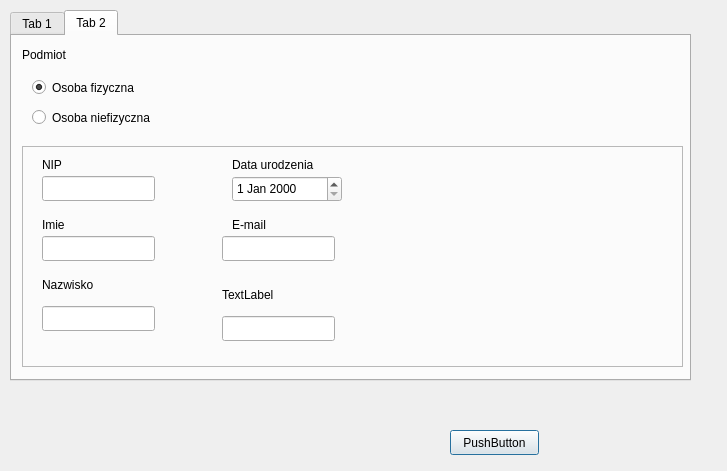
<?xml version="1.0" encoding="UTF-8"?>
<ui version="4.0">
 <class>JpkWindow</class>
 <widget class="QDialog" name="JpkWindow">
  <property name="geometry">
   <rect>
    <x>0</x>
    <y>0</y>
    <width>727</width>
    <height>471</height>
   </rect>
  </property>
  <property name="windowTitle">
   <string>Dialog</string>
  </property>
  <widget class="QPushButton" name="pushButton">
   <property name="geometry">
    <rect>
     <x>450</x>
     <y>430</y>
     <width>89</width>
     <height>25</height>
    </rect>
   </property>
   <property name="text">
    <string>PushButton</string>
   </property>
  </widget>
  <widget class="QTabWidget" name="tabWidget">
   <property name="geometry">
    <rect>
     <x>10</x>
     <y>10</y>
     <width>681</width>
     <height>371</height>
    </rect>
   </property>
   <property name="currentIndex">
    <number>1</number>
   </property>
   <widget class="QWidget" name="tab">
    <attribute name="title">
     <string>Tab 1</string>
    </attribute>
    <widget class="QLabel" name="lblFormCode">
     <property name="geometry">
      <rect>
       <x>10</x>
       <y>10</y>
       <width>111</width>
       <height>17</height>
      </rect>
     </property>
     <property name="text">
      <string>Kod Formularza</string>
     </property>
    </widget>
    <widget class="QLineEdit" name="edtFormCode">
     <property name="geometry">
      <rect>
       <x>10</x>
       <y>30</y>
       <width>113</width>
       <height>25</height>
      </rect>
     </property>
    </widget>
   </widget>
   <widget class="QWidget" name="tab_2">
    <attribute name="title">
     <string>Tab 2</string>
    </attribute>
    <widget class="QRadioButton" name="rbPerson">
     <property name="geometry">
      <rect>
       <x>20</x>
       <y>40</y>
       <width>131</width>
       <height>23</height>
      </rect>
     </property>
     <property name="text">
      <string>Osoba fizyczna</string>
     </property>
     <property name="checked">
      <bool>true</bool>
     </property>
    </widget>
    <widget class="QRadioButton" name="rbNoPerson">
     <property name="geometry">
      <rect>
       <x>20</x>
       <y>70</y>
       <width>151</width>
       <height>23</height>
      </rect>
     </property>
     <property name="text">
      <string>Osoba niefizyczna</string>
     </property>
    </widget>
    <widget class="QFrame" name="framePerson">
     <property name="geometry">
      <rect>
       <x>10</x>
       <y>110</y>
       <width>661</width>
       <height>221</height>
      </rect>
     </property>
     <property name="frameShape">
      <enum>QFrame::StyledPanel</enum>
     </property>
     <property name="frameShadow">
      <enum>QFrame::Raised</enum>
     </property>
     <widget class="QLineEdit" name="edtNIP">
      <property name="geometry">
       <rect>
        <x>20</x>
        <y>30</y>
        <width>113</width>
        <height>25</height>
       </rect>
      </property>
     </widget>
     <widget class="QLineEdit" name="edtLastName">
      <property name="geometry">
       <rect>
        <x>20</x>
        <y>160</y>
        <width>113</width>
        <height>25</height>
       </rect>
      </property>
     </widget>
     <widget class="QLineEdit" name="edtName">
      <property name="geometry">
       <rect>
        <x>20</x>
        <y>90</y>
        <width>113</width>
        <height>25</height>
       </rect>
      </property>
     </widget>
     <widget class="QLineEdit" name="edtPhone">
      <property name="geometry">
       <rect>
        <x>200</x>
        <y>170</y>
        <width>113</width>
        <height>25</height>
       </rect>
      </property>
     </widget>
     <widget class="QLineEdit" name="edtEmail">
      <property name="geometry">
       <rect>
        <x>200</x>
        <y>90</y>
        <width>113</width>
        <height>25</height>
       </rect>
      </property>
     </widget>
     <widget class="QLabel" name="lblNIP">
      <property name="geometry">
       <rect>
        <x>20</x>
        <y>10</y>
        <width>67</width>
        <height>17</height>
       </rect>
      </property>
      <property name="text">
       <string>NIP</string>
      </property>
     </widget>
     <widget class="QLabel" name="lblName">
      <property name="geometry">
       <rect>
        <x>20</x>
        <y>70</y>
        <width>67</width>
        <height>17</height>
       </rect>
      </property>
      <property name="text">
       <string>Imie</string>
      </property>
     </widget>
     <widget class="QLabel" name="lblPhone">
      <property name="geometry">
       <rect>
        <x>200</x>
        <y>140</y>
        <width>67</width>
        <height>17</height>
       </rect>
      </property>
      <property name="text">
       <string>TextLabel</string>
      </property>
     </widget>
     <widget class="QLabel" name="lblEmail">
      <property name="geometry">
       <rect>
        <x>210</x>
        <y>70</y>
        <width>67</width>
        <height>17</height>
       </rect>
      </property>
      <property name="text">
       <string>E-mail</string>
      </property>
     </widget>
     <widget class="QLabel" name="lblLastName">
      <property name="geometry">
       <rect>
        <x>20</x>
        <y>130</y>
        <width>67</width>
        <height>17</height>
       </rect>
      </property>
      <property name="text">
       <string>Nazwisko</string>
      </property>
     </widget>
     <widget class="QLabel" name="lbldateOfBirth">
      <property name="geometry">
       <rect>
        <x>210</x>
        <y>10</y>
        <width>111</width>
        <height>17</height>
       </rect>
      </property>
      <property name="text">
       <string>Data urodzenia</string>
      </property>
     </widget>
     <widget class="QDateEdit" name="dateEdit">
      <property name="geometry">
       <rect>
        <x>210</x>
        <y>30</y>
        <width>110</width>
        <height>26</height>
       </rect>
      </property>
     </widget>
    </widget>
    <widget class="QLabel" name="label">
     <property name="geometry">
      <rect>
       <x>10</x>
       <y>10</y>
       <width>67</width>
       <height>17</height>
      </rect>
     </property>
     <property name="text">
      <string>Podmiot</string>
     </property>
    </widget>
   </widget>
  </widget>
 </widget>
 <resources/>
 <connections/>
</ui>
